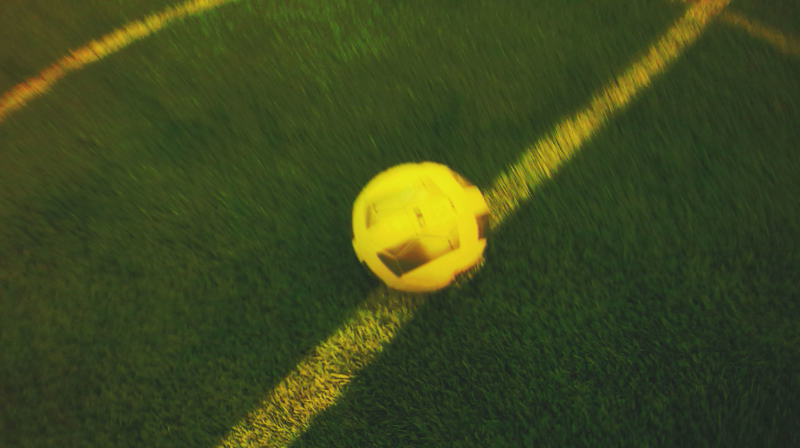
#> input picture log1/212-rgb.png, 800 x 448 px, found by its file name
$ jupyter execute projet_TSI341.ipynb
#> lines starting #> are read from the running program, lines starting #| are printed output that depends on the picture; after the words box and inside, x2 and y2 are one past the last pixel; in counts of white or black regions, pixels touching at a corner belong together
[cell 1]
import sys
import math
import cv2 as cv
import numpy as np
import matplotlib.pyplot as plt
from random import randint
from PIL import Image

from skimage import io
from skimage import color
from skimage import exposure
from skimage.io import imread, imshow
from skimage.color import rgb2gray

from skimage.filters import threshold_mean, threshold_otsu
import pandas as pd

[cell 2]
image_test = '212-rgb.png'
# Loads an image

src = cv.imread(image_test, cv.IMREAD_GRAYSCALE)
#> src: shape (448, 800); min 31, max 213, mean 63.4

dst = cv.Canny(src, 50, 200, None, 3)
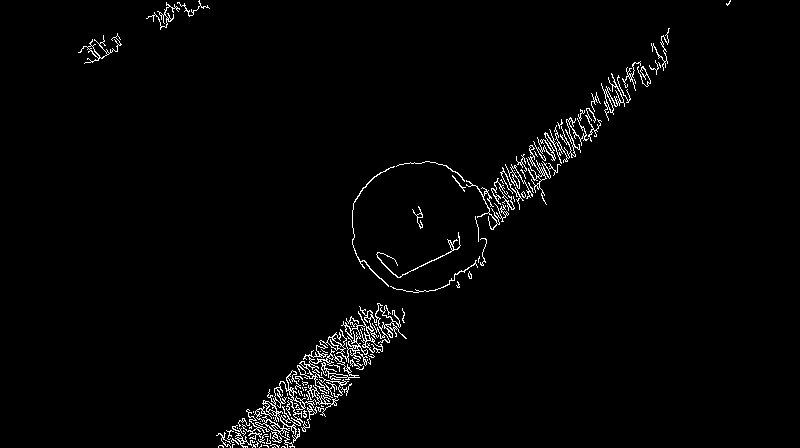
#> dst: shape (448, 800); 2% white in thin lines or dots, all inside (x1, y1, x2, y2) = (78, 0, 731, 448)

# Copy edges to the images that will display the results in BGR
masque_intermediaire = cv.cvtColor(dst, cv.COLOR_GRAY2BGR)

print(type(masque_intermediaire))
#| <class 'numpy.ndarray'>

im = Image.fromarray(masque_intermediaire)
im.save("masque_intermediaire.png")

image_test = io.imread('212-rgb.png')


plt.imshow(masque_intermediaire)

plt.show()

[cell 3]
#fonction qui affiche l'histogramme d'une image donnée en RGB grace à la librairie skimage
def imageHist(image):
    _, axis = plt.subplots(ncols=2, figsize=(12, 3))
    if (image.ndim == 2):
        # Grascale Image
        axis[0].imshow(image, cmap=plt.get_cmap('gray'))
        axis[1].set_title('Histogram')
        axis[0].set_title('Grayscale Image')
        hist = exposure.histogram(image)
        axis[1].plot(hist[0])
    else:
        # Color image
        axis[0].imshow(image, cmap='gray')
        axis[1].set_title('Histogram')
        axis[0].set_title('Colored Image')
        rgbcolors = ['red', 'green', 'blue']
        for i, mycolor in enumerate(rgbcolors):
            axis[1].plot(exposure.histogram(image[...,i])[0], color=mycolor)


#Dans le code ci-dessus vous remarquerez que je regarde en premier lieu le nombre de dimensions de la matrice image.
#Si on a 3 dimensions c’est que l’on a une image avec couleur sinon on est en niveau de gris.

imageHist(image_test)

#fonction qui affiche les caractéristiques d'occurence de couleurs dans une image
def RGBStats(image):
    colors = []
    for i in range(0, 3):
        max_color =np.max(image[:,:,i])
        min_color =np.min(image[:,:,i])
        mean_color = np.mean(image[:,:,i])
        median_color = np.median(image[:,:,i])
        row = (min_color, max_color, mean_color, median_color)
        colors.append(row)
    return pd.DataFrame(colors, index = ['Red', ' Green', 'Blue'], columns = ['Min', 'Max', 'Mean', 'Median'])


#affichage des trois canaux de l'image
rgb = ['Reds','Greens','Blues']
_, axes = plt.subplots(1, 3, figsize=(15,5), sharey = True)
for i in range(3):
    axes[i].imshow(image_test[:,:,i], cmap = rgb[i])


#Effectuons un seuillage pour obtenir l'image avec les couleurs dominante(nuances du terrain) uniquement :

#image_test_modified = image_test.copy()
#image_test_modified[:,:,0] = np.where(image_test[:,:,0]>20, image_test[:,:,0], 0) #je ne sais pas quoi faire
#exactement pour n'obtenir que les nuances dominantes de l'image c-à-d du terrain "vert"


#imageHist(image_test_modified)
RGBStats(image_test)
#> the loop in RGBStats, `for i in range(0, 3):` made 3 passes
#> (max_color, min_color, mean_color, median_color, row) on passes 1 to 3: (244, 21, 60.7, 50, (21, 244, 60.7, 50)), (235, 32, 71.99, 66, (32, 235, 71.99, 66)), (99, 0, 30.59, 31, (0, 99, 30.59, 31))
#> after the loop in RGBStats, `for i in range(0, 3):`: colors = [(21, 244, 60.7, 50), (32, 235, 71.99, 66), (0, 99, 30.59, 31)]
#> Out = table of 3 rows and 4 columns
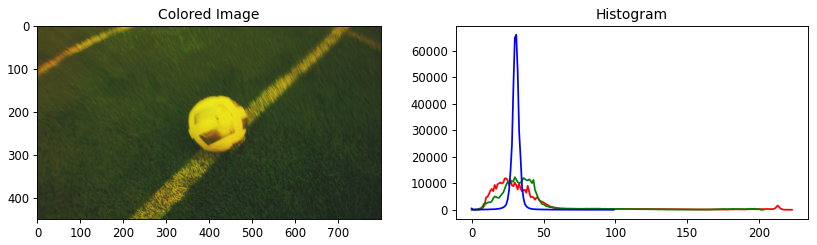
#> figure drawn by matplotlib, 2 panels; panel 2: curve peaks at x = 23, y = 11824; panel 2: curve peaks at x = 30, y = 12290; panel 2: curve peaks at x = 31, y = 66016
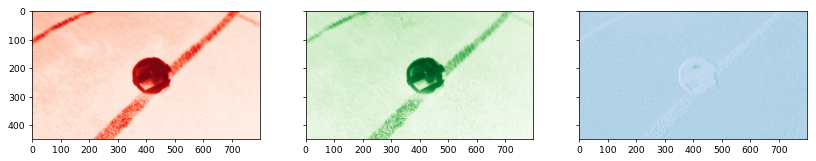
#> figure drawn by matplotlib, 3 panels

[cell 4]
print(image_test.shape)
#| (448, 800, 3)
#(148, 164, 36)
#(120, 126, 41)

[cell 5]
R = image_test[:,:,0]
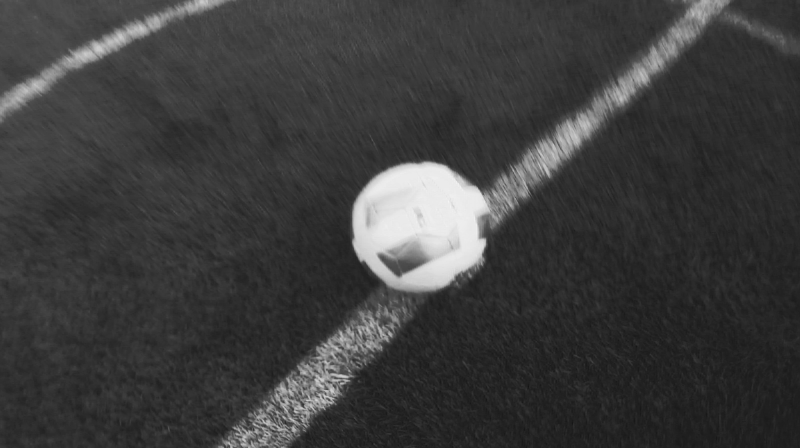
#> R: shape (448, 800); min 21, max 244, mean 60.7
G = image_test[:,:,1]
B = image_test[:,:,2]

condition = False
x=0
for i in range(448):
    for j in range(800):
        if ((R[i][j]>39 and R[i][j]<77 )and (G[i][j]>49 and G[i][j]<132) and (B[i][j]>25 and B[i][j]<48) ) :
            x = x + 1
            R[i][j] = 0
            G[i][j] = 0
            B[i][j] = 0
        else :
            R[i][j] = 255
            G[i][j] = 255
            B[i][j] = 255
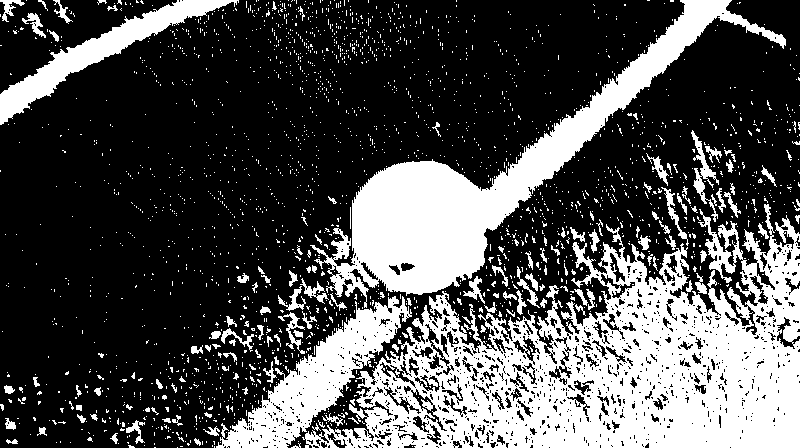
#> B: shape (448, 800); 31% white; 2303 white regions (2168 under 20 px), largest, box (x1, y1, x2, y2) and area: (302, 204, 800, 448) 56586, (310, 0, 786, 308) 25893, (216, 296, 412, 448) 8979

print(x)
masque_terrain = np.stack((R,G,B),axis=2)
plt.imshow(masque_terrain)
plt.show

[cell 6]
#appliquer le filtre de Canny à ce masque
terrain = cv.Canny(masque_terrain, 50, 200, None, 3)
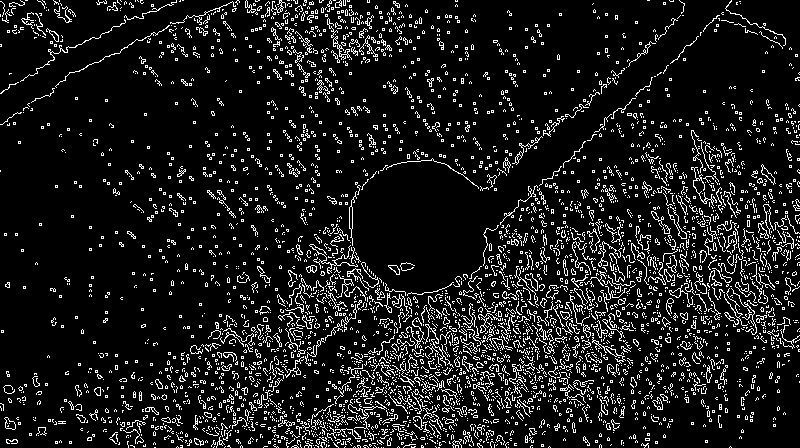
#> terrain: shape (448, 800); 10.2% white in thin lines or dots
plt.imshow(terrain)
plt.show()

[cell 7]
# Reading the input image
img = cv.imread('masque_intermediaire.png', 0)
terrain=masque_terrain


# Taking a matrix of size 5 as the kernel
kernel = np.ones((3,3), np.uint8)
kernel1 = np.ones((3,3), np.uint8)
kernel2 = np.ones((9,9), np.uint8)
#kernel3 = np.ones((17,17), np.uint8)

# The first parameter is the original image,
#kernel is the matrix with which image is convolved and third parameter is the number
# of iterations, which will determine how much you want to erode/dilate a given image.

img_dilatee = cv.dilate(img, kernel, iterations=1)
#> img_dilatee: shape (448, 800); 5.8% white; 9 white regions, largest, box (x1, y1, x2, y2) and area: (215, 302, 408, 448) 9759, (351, 91, 603, 294) 6971, (600, 60, 652, 122) 1334

img_erodee = cv.erode(img_dilatee, kernel1, iterations=1)
#> img_erodee: shape (448, 800); 3.9% white; 11 white regions (2 under 20 px), largest, box (x1, y1, x2, y2) and area: (216, 303, 407, 448) 7934, (352, 92, 602, 293) 4070, (601, 61, 651, 121) 837

img_dilatee_2 = cv.dilate(img_erodee, kernel2, iterations=1)
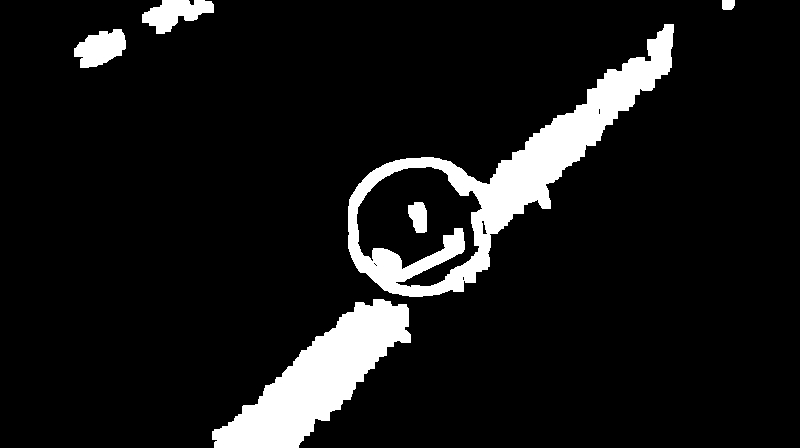
#> img_dilatee_2: shape (448, 800); 9.3% white; 6 white regions, box (x1, y1, x2, y2) and area: (348, 24, 674, 297) 17649, (212, 299, 411, 448) 12227, (142, 0, 214, 34) 1404, (74, 29, 126, 68) 1369, (408, 202, 427, 233) 461, (722, 0, 735, 10) 122

#img_erodee_2 = cv.erode(img_dilatee_2, kernel3, iterations=1)

lignes_dilatees = Image.fromarray(img_dilatee_2)
lignes_dilatees.save("lignes_dilatees.png")

fig, ax = plt.subplots(1,3)
ax[0].imshow(img_dilatee)
ax[1].imshow(img_erodee)
ax[2].imshow(img_dilatee_2)

plt.show()

[cell 8]
image_test = 'lignes_dilatees.png'
# Loads an image

sourc = cv.imread(image_test, cv.IMREAD_GRAYSCALE)

# Copy edges to the images that will display the results in BGR
cdstP = cv.cvtColor(dst, cv.COLOR_GRAY2RGB)

linesP = cv.HoughLinesP(dst, 1, np.pi / 180, 50, None, 50, 10)
#> linesP = 83 rows, first 6: [490, 228, 665, 53], [251, 444, 387, 308], [476, 223, 636, 63], [255, 447, 392, 310], [245, 447, 386, 306], [533, 182, 665, 50]


if linesP is not None:
    for i in range(0, len(linesP)):
        l = linesP[i][0]
        cv.line(cdstP, (l[0], l[1]), (l[2], l[3]), (255,0,0), 3, cv.LINE_AA)
#> this loop made 83 passes
#> l on passes 1 to 12: [490, 228, 665, 53], [251, 444, 387, 308], [476, 223, 636, 63], [255, 447, 392, 310], [245, 447, 386, 306], [533, 182, 665, 50], [485, 201, 635, 62], [242, 443, 385, 305], [503, 202, 640, 65], [277, 446, 403, 320], [532, 177, 593, 116], [267, 445, 402, 310]
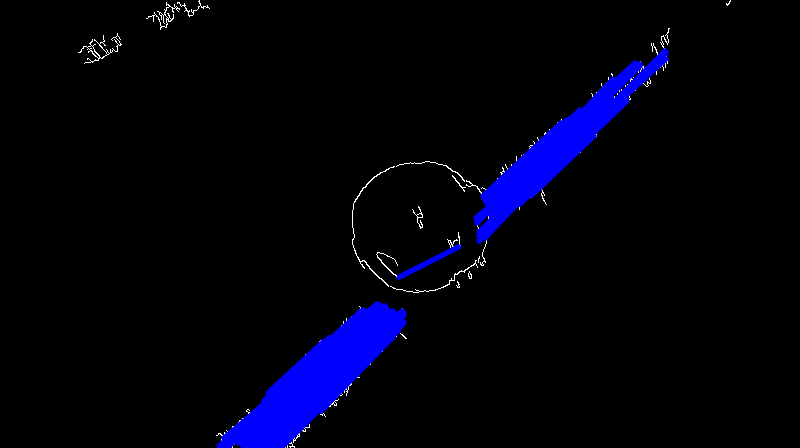
#> cdstP: shape (448, 800, 3); mean B, G, R 13.9, 1.1, 1.1


ligne_rouge = Image.fromarray(cdstP)
ligne_rouge.save("ligne_rouge.png")

fig, ax = plt.subplots(1, 2)
ax[0].imshow(sourc)
ax[1].imshow(cdstP)

plt.show()
#> figure, not shown here; B, G, R data is drawn as R, G, B

[cell 9]
#etape suivante : appliquer une erosion puis une dilatation à l'image avec du rouge!

[cell 10]
masque_test = 'ligne_rouge.png'

masque_t = cv.imread(masque_test)
print(masque_t[:,:,0])
#> (printed output is left out)

[cell 11]
img = Image.open("ligne_rouge.png")
print(img.size)
#| (800, 448)
for j in range(0,448):
    for i in range(0,800):
        r,v,b = img.getpixel((i,j))
        if (r==255 and v==0 and b==0 ):
            img.putpixel((i,j),(255,255,255))
        else :
            img.putpixel((i,j),(0,0,0))
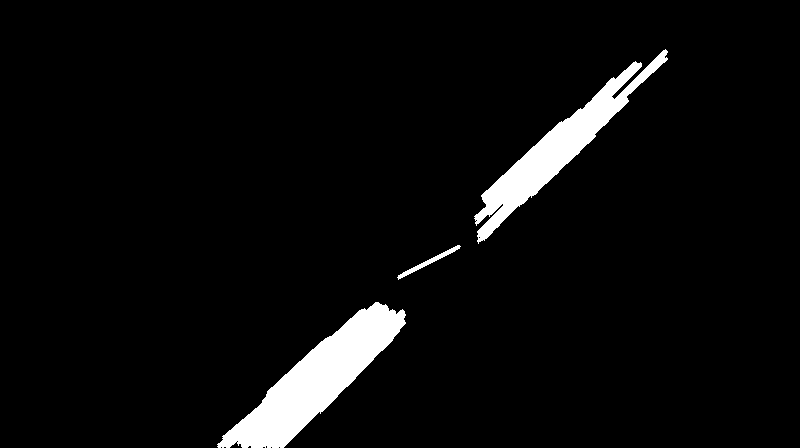
#> img: PIL image 800x448 RGB; 4.7% white; 3 white regions, box (x1, y1, x2, y2) and area: (217, 302, 406, 448) 9559, (474, 49, 668, 244) 7088, (397, 245, 461, 280) 307


plt.imshow(img)
plt.show

[cell 12]
img.save("masque_test.png")

masque_test = cv.imread('masque_test.png', 0)


kernel = np.ones((7,7), np.uint8)

masque_dilate = cv.dilate(masque_test, kernel, iterations=1)
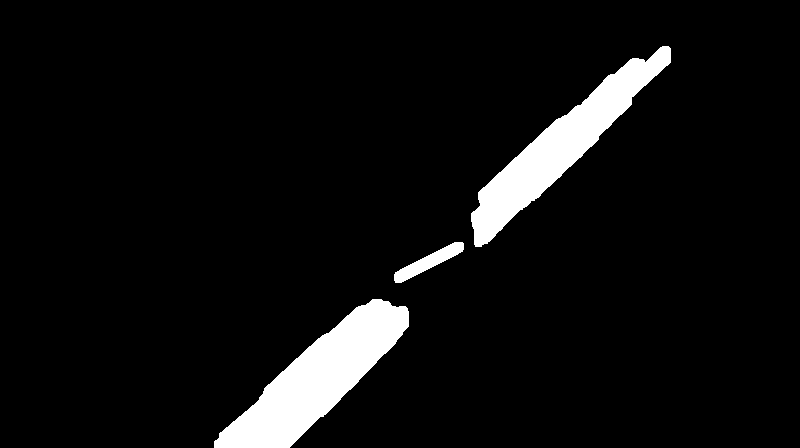
#> masque_dilate: shape (448, 800); 6.2% white; 3 white regions, box (x1, y1, x2, y2) and area: (214, 299, 409, 448) 11480, (471, 46, 671, 247) 9815, (394, 242, 464, 283) 937

masque_dilate = Image.fromarray(masque_dilate)

masque_dilate.save("masque_dilate.png")

plt.imshow(masque_dilate)
plt.show()

$ run again, with log1/009-rgb.png copied over log1/212-rgb.png
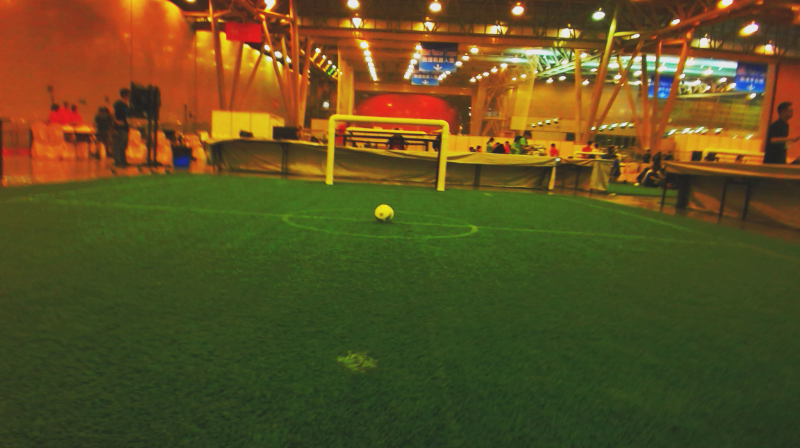
#> input picture log1/009-rgb.png, 800 x 448 px, found by its file name
#> `dst = cv.Canny(src, 50, 200, None, 3)`:
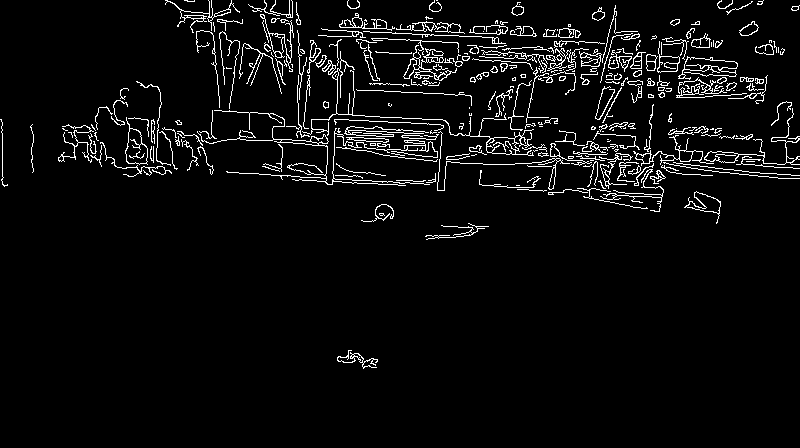
#> dst: shape (448, 800); 4.8% white in thin lines or dots, all inside (x1, y1, x2, y2) = (0, 0, 800, 369)
#| <class 'numpy.ndarray'>
#> the loop in RGBStats, `for i in range(0, 3):` made 3 passes
#> (max_color, min_color, mean_color, median_color, row) on passes 1 to 3: (255, 26, 91.59, 64, (26, 255, 91.59, 64)), (248, 4, 79.86, 71, (4, 248, 79.86, 71)), (255, 0, 33.81, 30, (0, 255, 33.81, 30))
#> after the loop in RGBStats, `for i in range(0, 3):`: colors = [(26, 255, 91.59, 64), (4, 248, 79.86, 71), (0, 255, 33.81, 30)]
#> Out = table of 3 rows and 4 columns
#| (448, 800, 3)
#> masque_terrain: shape (448, 800, 3); 44.5% white; 1387 white regions (1270 under 20 px), largest, box (x1, y1, x2, y2) and area: (0, 0, 800, 244) 143252, (374, 394, 453, 448) 1549, (289, 412, 356, 448) 898
#> terrain: shape (448, 800); 6.4% white in thin lines or dots
#> img_dilatee: shape (448, 800); 14.5% white; 29 white regions, largest, box (x1, y1, x2, y2) and area: (57, 0, 800, 213) 47767, (424, 222, 490, 241) 513, (683, 190, 722, 225) 481
#> img_erodee: shape (448, 800); 7.6% white; 38 white regions (7 under 20 px), largest, box (x1, y1, x2, y2) and area: (58, 0, 800, 212) 22746, (646, 28, 768, 104) 2283, (337, 350, 378, 369) 275
#> img_dilatee_2: shape (448, 800); 27.2% white; 12 white regions, largest, box (x1, y1, x2, y2) and area: (54, 0, 800, 216) 89900, (421, 219, 493, 244) 1207, (680, 187, 725, 228) 1151
#> linesP = 100 rows, first 6: [196, 138, 280, 141], [674, 165, 780, 178], [180, 17, 242, 20], [328, 128, 423, 133], [310, 139, 386, 142], [458, 52, 583, 63]
#> the loop `for i in range(0, len(linesP)):` made 100 passes
#> (printed output is left out)
#| (800, 448)
#> masque_test: shape (448, 800); 6.6% white; 27 white regions, largest, box (x1, y1, x2, y2) and area: (125, 125, 509, 165) 4409, (468, 144, 681, 178) 3205, (457, 51, 727, 80) 3188
#> `masque_dilate = cv.dilate(masque_test, kernel, iterations=1)`:
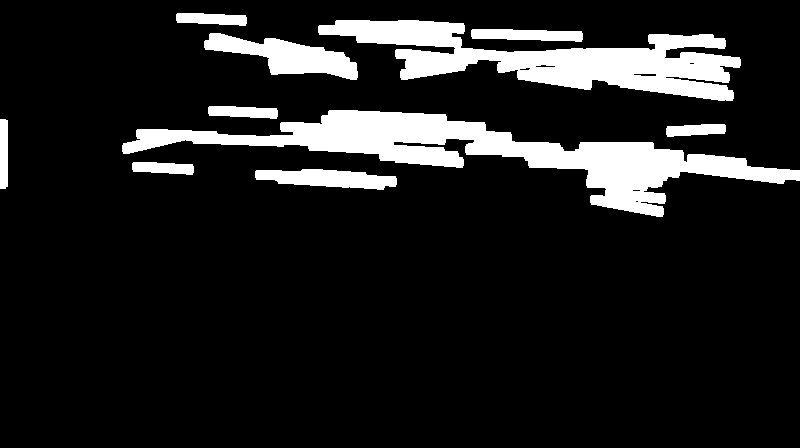
#> masque_dilate: shape (448, 800); 12.3% white; 10 white regions, largest, box (x1, y1, x2, y2) and area: (122, 110, 800, 217) 19676, (318, 20, 741, 101) 14666, (204, 33, 358, 80) 3402

$ run again, with log1/010-rgb.png copied over log1/212-rgb.png
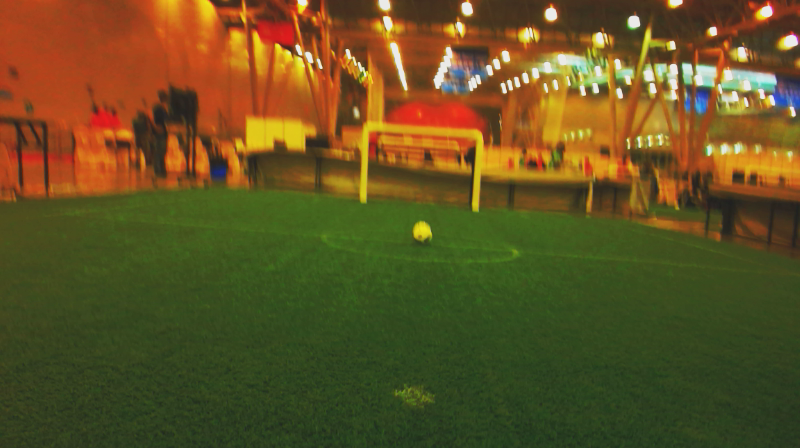
#> input picture log1/010-rgb.png, 800 x 448 px, found by its file name
#> dst: shape (448, 800); 3.3% white in thin lines or dots
#> masque_intermediaire: shape (448, 800, 3); 3.3% white in thin lines or dots
#| <class 'numpy.ndarray'>
#> the loop in RGBStats, `for i in range(0, 3):` made 3 passes
#> (max_color, min_color, mean_color, median_color, row) on passes 1 to 3: (255, 28, 97.77, 68, (28, 255, 97.77, 68)), (245, 19, 81.83, 73, (19, 245, 81.83, 73)), (255, 0, 34.6, 30, (0, 255, 34.6, 30))
#> after the loop in RGBStats, `for i in range(0, 3):`: colors = [(28, 255, 97.77, 68), (19, 245, 81.83, 73), (0, 255, 34.6, 30)]
#> Out = table of 3 rows and 4 columns
#| (448, 800, 3)
#> masque_terrain: shape (448, 800, 3); 46.7% white; 1642 white regions (1578 under 20 px), largest, box (x1, y1, x2, y2) and area: (0, 0, 800, 252) 155296, (511, 420, 622, 448) 1143, (566, 0, 642, 31) 1109
#> terrain: shape (448, 800); 5.6% white in thin lines or dots
#> img_dilatee: shape (448, 800); 10.3% white; 47 white regions, largest, box (x1, y1, x2, y2) and area: (271, 0, 681, 213) 15146, (681, 39, 778, 117) 3085, (220, 0, 305, 192) 2419
#> img_erodee: shape (448, 800); 4.8% white; 54 white regions (2 under 20 px), largest, box (x1, y1, x2, y2) and area: (272, 0, 680, 212) 7401, (682, 40, 777, 116) 1402, (221, 0, 304, 191) 953
#> img_dilatee_2: shape (448, 800); 21.9% white; 18 white regions, largest, box (x1, y1, x2, y2) and area: (99, 0, 781, 228) 62927, (0, 112, 59, 206) 3299, (702, 138, 790, 192) 2885
#> linesP = 71 rows, first 6: [508, 159, 562, 163], [707, 148, 761, 148], [341, 150, 395, 149], [167, 147, 221, 150], [707, 145, 760, 144], [383, 123, 479, 130]
#> the loop `for i in range(0, len(linesP)):` made 71 passes
#> (printed output is left out)
#| (800, 448)
#> masque_test: shape (448, 800); 3.7% white; 13 white regions, largest, box (x1, y1, x2, y2) and area: (499, 51, 776, 93) 3757, (273, 47, 383, 79) 1976, (336, 122, 435, 198) 1530
#> `masque_dilate = cv.dilate(masque_test, kernel, iterations=1)`:
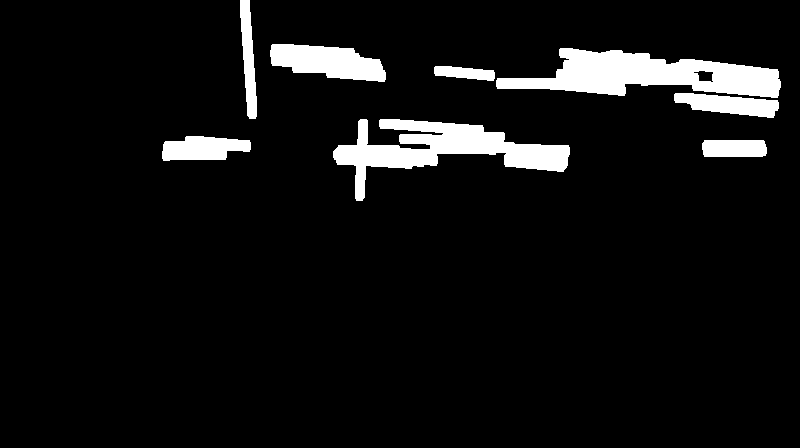
#> masque_dilate: shape (448, 800); 6.8% white; 8 white regions, largest, box (x1, y1, x2, y2) and area: (496, 48, 781, 98) 7801, (333, 119, 570, 201) 7160, (270, 44, 386, 82) 2977
